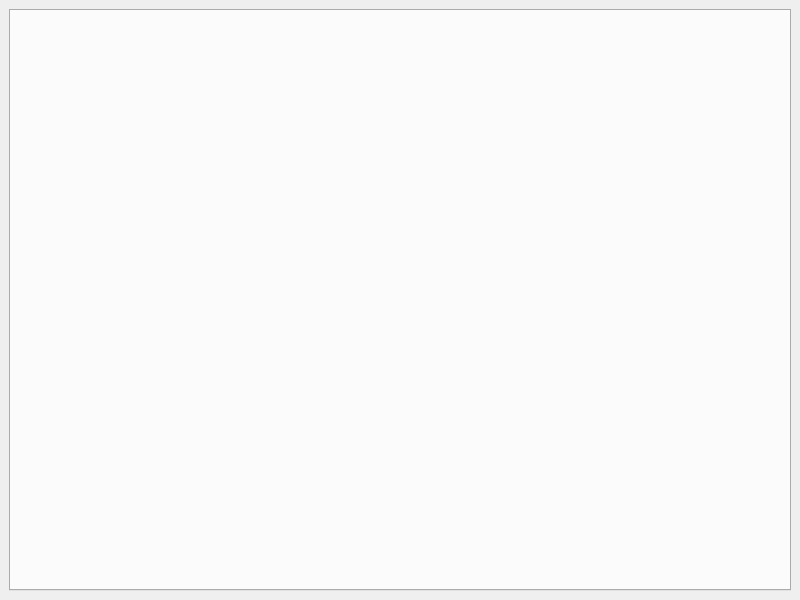
<?xml version="1.0" encoding="UTF-8"?>
<ui version="4.0">
 <class>BrowserWindow</class>
 <widget class="QMainWindow" name="BrowserWindow">
  <property name="geometry">
   <rect>
    <x>0</x>
    <y>0</y>
    <width>800</width>
    <height>600</height>
   </rect>
  </property>
  <property name="windowTitle">
   <string>MainWindow</string>
  </property>
  <widget class="QWidget" name="centralwidget">
   <layout class="QHBoxLayout" name="horizontalLayout_2">
    <item>
     <layout class="QVBoxLayout" name="mainLayout">
      <item>
       <widget class="QTabWidget" name="tabBarWidget">
        <property name="tabsClosable">
         <bool>true</bool>
        </property>
        <property name="movable">
         <bool>true</bool>
        </property>
       </widget>
      </item>
     </layout>
    </item>
   </layout>
  </widget>
  <action name="actionCopy">
   <property name="text">
    <string>&amp;Copy</string>
   </property>
   <property name="toolTip">
    <string>Copies notes to the internal clipboard, and copies their text to the regular clipboard.</string>
   </property>
   <property name="shortcut">
    <string>Ctrl+C</string>
   </property>
  </action>
  <action name="actionPaste">
   <property name="text">
    <string>&amp;Paste</string>
   </property>
   <property name="toolTip">
    <string>Pastes the notes from the internal clipboard.</string>
   </property>
   <property name="shortcut">
    <string>Ctrl+V</string>
   </property>
  </action>
  <action name="actionCut">
   <property name="text">
    <string>Cut</string>
   </property>
   <property name="toolTip">
    <string>See the tooltip of &quot;Copy&quot;</string>
   </property>
   <property name="shortcut">
    <string>Ctrl+X</string>
   </property>
  </action>
  <action name="actionUndo">
   <property name="text">
    <string>&amp;Undo</string>
   </property>
   <property name="toolTip">
    <string>Reverts the last action. The max is 30 undo steps. (note there is no Redo for now)</string>
   </property>
   <property name="shortcut">
    <string>Ctrl+Z</string>
   </property>
  </action>
  <action name="actionHelp">
   <property name="text">
    <string>&amp;Help</string>
   </property>
   <property name="toolTip">
    <string>Shows the help notefile.</string>
   </property>
   <property name="shortcut">
    <string>F1</string>
   </property>
  </action>
  <action name="actionAdd_new">
   <property name="checkable">
    <bool>false</bool>
   </property>
   <property name="text">
    <string>&amp;Add another folder</string>
   </property>
  </action>
  <action name="actionRemove_current">
   <property name="text">
    <string>&amp;Remove current</string>
   </property>
   <property name="toolTip">
    <string>Remove the current folder (does not delete the notefiles from the disk)</string>
   </property>
  </action>
  <action name="actionEdit_note">
   <property name="text">
    <string>&amp;Edit note</string>
   </property>
   <property name="shortcut">
    <string>E</string>
   </property>
  </action>
  <action name="actionNew_note">
   <property name="text">
    <string>&amp;New note</string>
   </property>
   <property name="toolTip">
    <string>Create a new note</string>
   </property>
   <property name="shortcut">
    <string>N</string>
   </property>
  </action>
  <action name="actionNew_notefile">
   <property name="checkable">
    <bool>false</bool>
   </property>
   <property name="checked">
    <bool>false</bool>
   </property>
   <property name="text">
    <string>&amp;New notefile</string>
   </property>
   <property name="toolTip">
    <string>Create a new notefile on the disk and open it to add notes.</string>
   </property>
   <property name="shortcut">
    <string>Ctrl+N</string>
   </property>
  </action>
  <action name="actionMake_link">
   <property name="text">
    <string>&amp;Make link</string>
   </property>
   <property name="toolTip">
    <string>Link notes with arrows to visualize their connections.</string>
   </property>
   <property name="shortcut">
    <string>L</string>
   </property>
  </action>
  <action name="actionNext_notefile">
   <property name="text">
    <string>Next notefile</string>
   </property>
   <property name="toolTip">
    <string>Switch to the next notefile in the alphabetical order.</string>
   </property>
   <property name="shortcut">
    <string>Ctrl+PgUp</string>
   </property>
  </action>
  <action name="actionPrevious_notefile">
   <property name="text">
    <string>Previous notefile</string>
   </property>
   <property name="toolTip">
    <string>Switch to the previous notefile in thealphabetical order.</string>
   </property>
   <property name="shortcut">
    <string>Ctrl+PgDown</string>
   </property>
  </action>
  <action name="actionDelete_selected">
   <property name="text">
    <string>&amp;Delete selected</string>
   </property>
   <property name="toolTip">
    <string>Delete selected notes.</string>
   </property>
   <property name="shortcut">
    <string>Del</string>
   </property>
  </action>
  <action name="actionZoom_in">
   <property name="text">
    <string>&amp;Zoom in</string>
   </property>
   <property name="toolTip">
    <string>Change the height of the viewpoint over the canvas.</string>
   </property>
   <property name="shortcut">
    <string>PgDown</string>
   </property>
  </action>
  <action name="actionZoom_out">
   <property name="text">
    <string>Zoom &amp;out</string>
   </property>
   <property name="toolTip">
    <string>Change the height of the viewpoint over the canvas.</string>
   </property>
   <property name="shortcut">
    <string>PgUp</string>
   </property>
  </action>
  <action name="actionMake_this_view_point_default_for_the_notefile">
   <property name="text">
    <string>&amp;Make this view point default for the notefile</string>
   </property>
   <property name="toolTip">
    <string>Fix the current viewpoint (height excluded) in the notefile as default on program start.</string>
   </property>
  </action>
  <action name="actionMake_this_notefile_appear_first_on_program_start">
   <property name="text">
    <string>Make this notefile appear first &amp;on program start</string>
   </property>
   <property name="toolTip">
    <string>Marks the notefile as default on program start for its folder.</string>
   </property>
  </action>
  <action name="actionClose">
   <property name="text">
    <string>Close</string>
   </property>
   <property name="shortcut">
    <string>Q</string>
   </property>
  </action>
  <action name="actionBulgarian">
   <property name="text">
    <string>Български</string>
   </property>
  </action>
  <action name="actionEnglish">
   <property name="text">
    <string>&amp;English</string>
   </property>
   <property name="toolTip">
    <string>Change the language to english.</string>
   </property>
  </action>
  <action name="actionClear_settings_and_exit">
   <property name="text">
    <string>&amp;Clear settings and exit</string>
   </property>
   <property name="toolTip">
    <string>Clear program settings and kill this instance.</string>
   </property>
  </action>
  <action name="actionRename_notefile">
   <property name="text">
    <string>&amp;Rename notefile</string>
   </property>
   <property name="toolTip">
    <string>Also changes all of the notes that link to it to the new name.</string>
   </property>
  </action>
  <action name="actionDelete_notefile">
   <property name="text">
    <string>&amp;Delete notefile</string>
   </property>
   <property name="toolTip">
    <string>Delete the notefile permanetly (on the disk too).</string>
   </property>
   <property name="shortcut">
    <string>Ctrl+Del</string>
   </property>
  </action>
  <action name="actionColor_blue">
   <property name="text">
    <string>&amp;Color blue</string>
   </property>
   <property name="shortcut">
    <string>1</string>
   </property>
  </action>
  <action name="actionColor_green">
   <property name="text">
    <string>Color &amp;green</string>
   </property>
   <property name="shortcut">
    <string>2</string>
   </property>
  </action>
  <action name="actionColor_red">
   <property name="text">
    <string>Color &amp;red</string>
   </property>
   <property name="shortcut">
    <string>3</string>
   </property>
  </action>
  <action name="actionColor_black">
   <property name="text">
    <string>Color &amp;black</string>
   </property>
   <property name="shortcut">
    <string>4</string>
   </property>
  </action>
  <action name="actionMove_down">
   <property name="text">
    <string>&amp;Move down</string>
   </property>
   <property name="shortcut">
    <string>Down</string>
   </property>
  </action>
  <action name="actionMove_up">
   <property name="text">
    <string>Move &amp;up</string>
   </property>
   <property name="shortcut">
    <string>Up</string>
   </property>
  </action>
  <action name="actionMove_left">
   <property name="text">
    <string>Move &amp;left</string>
   </property>
   <property name="shortcut">
    <string>Left</string>
   </property>
  </action>
  <action name="actionMove_right">
   <property name="text">
    <string>Move &amp;right</string>
   </property>
   <property name="shortcut">
    <string>Right</string>
   </property>
  </action>
  <action name="actionSearch">
   <property name="checkable">
    <bool>true</bool>
   </property>
   <property name="text">
    <string>&amp;Search </string>
   </property>
   <property name="toolTip">
    <string>Search in all notes. Click in the results shown under the search field to go to the note.</string>
   </property>
   <property name="shortcut">
    <string>Ctrl+F</string>
   </property>
  </action>
  <action name="actionSelect_all_notes">
   <property name="text">
    <string>S&amp;elect all notes</string>
   </property>
   <property name="shortcut">
    <string>Ctrl+A</string>
   </property>
  </action>
  <action name="actionJump_to_nearest_note">
   <property name="text">
    <string>&amp;Jump to nearest note</string>
   </property>
   <property name="shortcut">
    <string>Ctrl+J</string>
   </property>
  </action>
  <action name="actionDetails">
   <property name="text">
    <string>Details</string>
   </property>
   <property name="shortcut">
    <string>Ctrl+D</string>
   </property>
  </action>
  <action name="actionAbout">
   <property name="text">
    <string>&amp;About</string>
   </property>
  </action>
  <action name="actionSelect_note_under_mouse">
   <property name="text">
    <string>Select note under mouse</string>
   </property>
   <property name="shortcut">
    <string>Return</string>
   </property>
  </action>
  <action name="actionCreate_note_from_the_clipboard_text">
   <property name="text">
    <string>Create &amp;note from the clipboard text</string>
   </property>
   <property name="toolTip">
    <string>Create note from the text in the regular clipboard.</string>
   </property>
   <property name="shortcut">
    <string>Ctrl+Shift+V</string>
   </property>
  </action>
  <action name="actionTransparent_background">
   <property name="text">
    <string>&amp;Transparent background</string>
   </property>
   <property name="toolTip">
    <string>Changes only the background color of the note to be transparent.</string>
   </property>
   <property name="shortcut">
    <string>5</string>
   </property>
  </action>
  <action name="actionSet_this_height_as_default">
   <property name="text">
    <string>&amp;Set this height as default</string>
   </property>
   <property name="toolTip">
    <string>Set the current height as default for all files on startup.</string>
   </property>
   <property name="statusTip">
    <string>Set the current height as default for all files on startup.</string>
   </property>
   <property name="whatsThis">
    <string>Set the current height as default for all files on startup.</string>
   </property>
  </action>
  <action name="actionCopy_donation_address">
   <property name="text">
    <string>&amp;Copy donation address</string>
   </property>
  </action>
  <action name="actionSelect_all_red_notes">
   <property name="text">
    <string>Se&amp;lect all red notes</string>
   </property>
   <property name="shortcut">
    <string>Ctrl+R</string>
   </property>
  </action>
  <action name="actionRedo">
   <property name="text">
    <string>&amp;Redo</string>
   </property>
   <property name="shortcut">
    <string>Ctrl+Shift+Z</string>
   </property>
  </action>
  <action name="actionCheck_for_updates">
   <property name="checkable">
    <bool>true</bool>
   </property>
   <property name="checked">
    <bool>false</bool>
   </property>
   <property name="text">
    <string>Check for updates</string>
   </property>
  </action>
  <action name="actionDownload_it">
   <property name="text">
    <string>Download it</string>
   </property>
  </action>
  <action name="actionGotoTab1">
   <property name="text">
    <string>gotoTab1</string>
   </property>
   <property name="shortcut">
    <string>Ctrl+1</string>
   </property>
  </action>
  <action name="actionGotoTab2">
   <property name="text">
    <string>gotoTab2</string>
   </property>
   <property name="shortcut">
    <string>Ctrl+2</string>
   </property>
  </action>
  <action name="actionSwitch_to_the_last_note_file">
   <property name="text">
    <string>S&amp;witch to the last note file</string>
   </property>
   <property name="shortcut">
    <string>Backspace</string>
   </property>
  </action>
  <action name="actionExport_all_as_web_notes">
   <property name="text">
    <string>&amp;Export all as web notes</string>
   </property>
  </action>
  <action name="actionToggle_tags_view">
   <property name="checkable">
    <bool>true</bool>
   </property>
   <property name="text">
    <string>Toggle tags view</string>
   </property>
   <property name="shortcut">
    <string>Ctrl+T</string>
   </property>
  </action>
  <action name="actionToggle_tag">
   <property name="text">
    <string>Toggle tag</string>
   </property>
   <property name="shortcut">
    <string>T</string>
   </property>
  </action>
  <action name="actionUse_JSON_format">
   <property name="text">
    <string>Use JSON format</string>
   </property>
  </action>
  <action name="actionMigrate_to_JSON_format">
   <property name="text">
    <string>Migrate to JSON format</string>
   </property>
  </action>
 </widget>
 <resources/>
 <connections>
  <connection>
   <sender>actionClose</sender>
   <signal>triggered()</signal>
   <receiver>actionToggle_tag</receiver>
   <slot>toggle()</slot>
   <hints>
    <hint type="sourcelabel">
     <x>-1</x>
     <y>-1</y>
    </hint>
    <hint type="destinationlabel">
     <x>-1</x>
     <y>-1</y>
    </hint>
   </hints>
  </connection>
 </connections>
 <slots>
  <slot>edit_note()</slot>
  <slot>new_note()</slot>
  <slot>new_nf()</slot>
  <slot>make_link()</slot>
  <slot>next_nf()</slot>
  <slot>prev_nf()</slot>
  <slot>delete_selected()</slot>
  <slot>zoom_out()</slot>
  <slot>zoom_in()</slot>
  <slot>toggle_help()</slot>
  <slot>undo()</slot>
  <slot>copy()</slot>
  <slot>paste()</slot>
  <slot>cut()</slot>
  <slot>make_viewpoint_default()</slot>
  <slot>make_nf_default()</slot>
  <slot>add_new_folder()</slot>
  <slot>remove_current_folder()</slot>
  <slot>set_lang_bg()</slot>
  <slot>set_lang_en()</slot>
  <slot>clear_settings_and_exit()</slot>
  <slot>rename_nf()</slot>
  <slot>delete_nf()</slot>
  <slot>col_blue()</slot>
  <slot>col_green()</slot>
  <slot>col_red()</slot>
  <slot>col_black()</slot>
  <slot>move_down()</slot>
  <slot>move_up()</slot>
  <slot>move_left()</slot>
  <slot>move_right()</slot>
  <slot>select_all_notes()</slot>
  <slot>new_note_from_clipboard()</slot>
  <slot>col_transparent_background()</slot>
  <slot>make_current_viewpoint_height_default()</slot>
  <slot>copy_BTC_address()</slot>
 </slots>
</ui>
